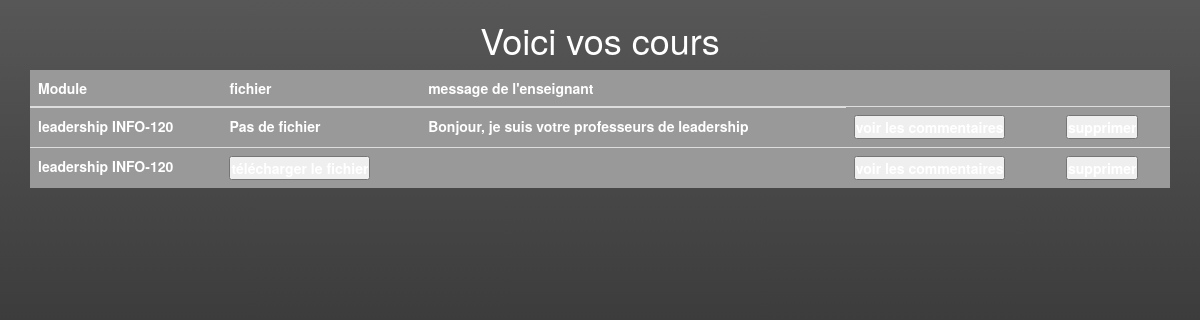
Page /liste_cours_prof.php (signed in) on the committed database.
### tables this page shows
CREATE TABLE `cours` (
  `id_cours` int(11) NOT NULL,
  `id_module` int(11) DEFAULT NULL,
  `fichier` varchar(255) DEFAULT NULL,
  `message_prof` varchar(255) DEFAULT NULL
);

CREATE TABLE `module` (
  `id_module` int(11) NOT NULL,
  `nom_module` varchar(255) DEFAULT NULL,
  `id_prof` int(11) DEFAULT NULL
);

### liste_cours_prof.php (the view, shortened to what this page needs)
<?php
    $id_prof=$_SESSION['id_prof'];
?>
<!DOCTYPE html>
<html lang="en">
<head>
    <link rel="stylesheet" href="CSS/bootstrap.min.css">
    <link rel="stylesheet" href="CSS/bootstrap.min.js">
    <link rel="stylesheet" href="CSS/create_cours.css">
</head>
<body>
    <div class="container">
        <div class="mb-3">
        <center>
    <h1 style="color:white">Voici vos cours</h1>
    <table class="table">
        <thead>
            <tr>
                <th>Module</th>
                <th>fichier</th>
                <th>message de l'enseignant</th>
            </tr>
        </thead>
        <tbody>
        <?php
            include("fonction.php");
                $recup_module=$conn->prepare("SELECT nom_module,id_module FROM module WHERE id_prof='$id_prof'");
                $recup_module->execute();
                while($data_module=$recup_module->fetch()){
                    $nom_module=$data_module['nom_module'];
                    $id_module=$data_module['id_module'];
                    $recup_liste=$conn->prepare("SELECT id_cours, id_module,fichier, message_prof FROM cours WHERE id_module='$id_module'");
                    $recup_liste->execute();
                    while($data_recup=$recup_liste->fetch()){
                        $id_cours=$data_recup['id_cours'];
                        $fichier=$data_recup['fichier'];
                        $message_prof=$data_recup['message_prof'];
        ?>
            <tr>
                <th><?php echo $nom_module,' INFO-',$id_module ?></th>
                <th>
                    <?php
                        if(isset($fichier)){
                            echo "<form action='download.php?file=$fichier' method='post'>
                            <input type='submit' name='submit' value='télécharger le fichier'>
                        </form>";
                        }else{
                            echo " Pas de fichier  ";
                        }
                    ?>
                </th>
                <th><?php echo $message_prof ?></th>
                <th><form action="commentaire_prof.php?id_cours=<?php echo $id_cours ?>" method="post">
                    <input type="submit" name="commenter" value="voir les commentaires">
                </form></th>
                <th>
                    <form action="delete_cours.php?id_cours=<?php echo $id_cours ?>" method="post">
                        <input type="submit" name="submit" value="supprimer">
                    </form>
                </th>
            </tr>
            <?php } } ?>
        </tbody>
    </table>
    <br><br><br></center>
        </div>
    </div>
</body>
</html>

### CSS/create_cours.css (style rules this page uses)
body, html { width: 100%; height: 100%; background-image: linear-gradient(180deg, #575758, #141414); }
th { color: white; }
table { background-color: rgb(153, 153, 153); }

### rows in the picture
cours: id_module.nom_module "leadership", id_module.id_module "120", shows "Pas de fichier", message_prof "Bonjour, je suis votre professeurs de leadership"
cours: id_module.nom_module "leadership", id_module.id_module "120"
